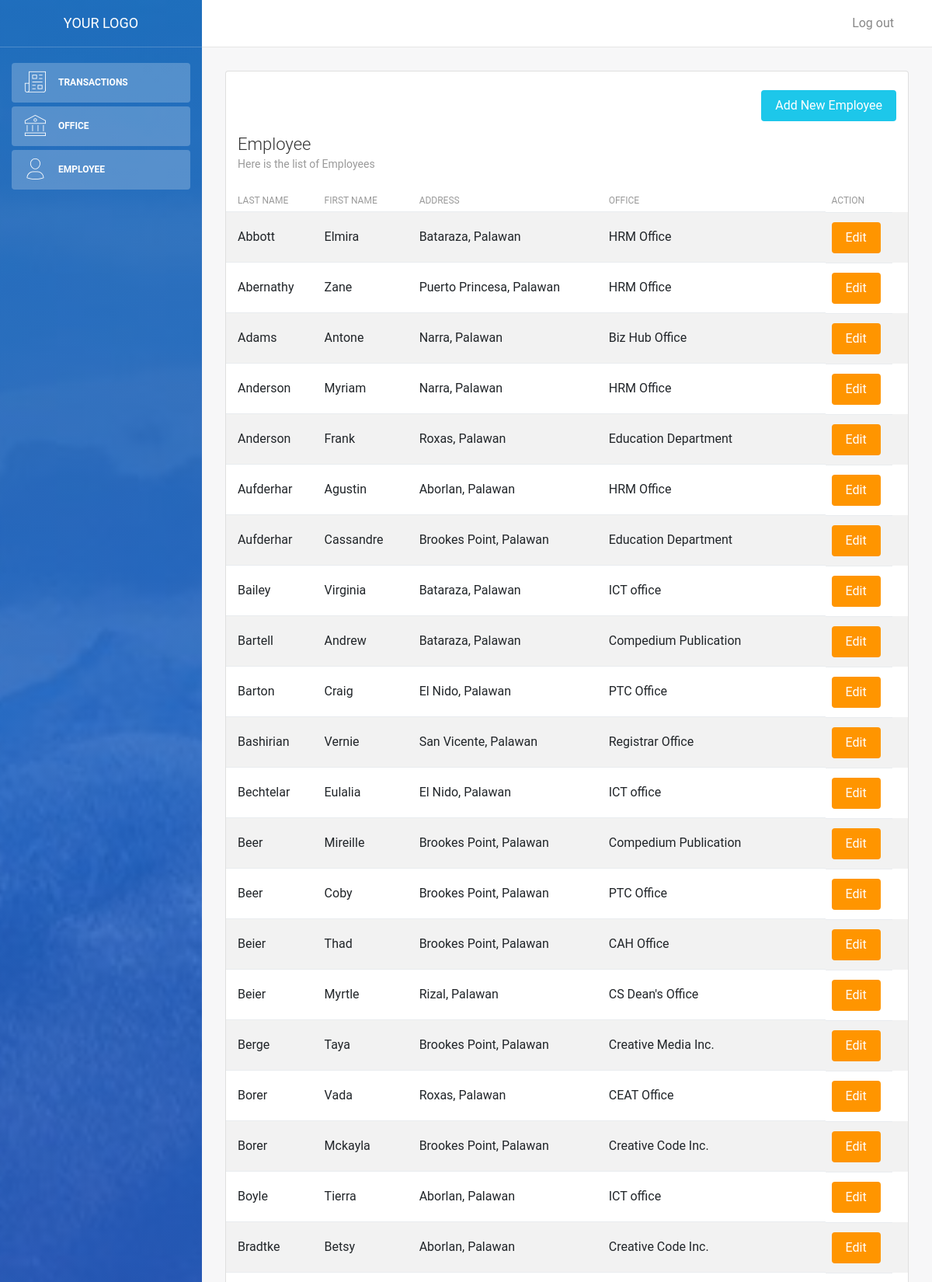
Page /employee.php (upper part) on the committed database.
### tables this page shows
CREATE TABLE `employee` (
  `id` int(11) NOT NULL,
  `lastname` varchar(45) NOT NULL,
  `firstname` varchar(45) NOT NULL,
  `office_id` int(11) NOT NULL,
  `address` varchar(100) DEFAULT NULL
);

CREATE TABLE `office` (
  `id` int(11) NOT NULL,
  `name` varchar(45) NOT NULL,
  `contactnum` varchar(45) DEFAULT NULL,
  `email` varchar(45) DEFAULT NULL,
  `address` varchar(45) DEFAULT NULL,
  `city` varchar(45) DEFAULT NULL,
  `country` varchar(45) DEFAULT NULL,
  `postal` int(11) DEFAULT NULL
);

### employee.php (the view, shortened to what this page needs)
<!DOCTYPE html>
<html lang="en">
<head>
    <link rel="stylesheet" href="https://maxcdn.bootstrapcdn.com/font-awesome/latest/css/font-awesome.min.css" />
    <link href="assets/css/bootstrap.min.css" rel="stylesheet" />
    <link href="assets/css/light-bootstrap-dashboard.css?v=2.0.0 " rel="stylesheet" />
    <link href="assets/css/demo.css" rel="stylesheet" />
</head>
<body>
    <?php
        require "config/db.php";
    $result_per_page = 50;
    if(!isset($_GET['page'])){
        $page = 1;
    }else{
        $page = $_GET['page'];
    }
         $first_page_number = ($page - 1) * $result_per_page;
        $query = "SELECT employee.id, employee.lastname, employee.firstname, employee.address, office.name as office_name
        FROM employee, office WHERE employee.office_id = office.id ORDER BY lastname ASC LIMIT  $first_page_number,$result_per_page";
        $result = mysqli_query($conn, $query);
        $employees = mysqli_fetch_all($result, MYSQLI_ASSOC);
    ?>
    <div class="wrapper">
        <div class="sidebar" data-color="blue" data-image="assets/img/sidebar-7.jpg">
            <div class="sidebar-wrapper">
               <?php include('includes/sidebar.php');?>
            </div>
        </div>
        <div class="main-panel">
            <?php include('includes/navbar.php');?>
            <div class="content">
                <div class="container-fluid">
                    <div class="row">
                    <div class="col-md-12">
                            <div class="card strpied-tabled-with-hover">
                            <div class="col-md-12">
                                <a href="employee-add.php">
                                    <button type="submit"class="btn btn-info btn-fill pull-right">Add New Employee</button>
                                </a>
                            </div>
                                <div class="card-header ">
                                    <h4 class="card-title">Employee</h4>
                                    <p class="card-category">Here is the list of Employees</p>
                                </div>
                                <div class="card-body table-full-width table-responsive">
                                    <table class="table table-hover table-striped">
                                        <thead>
                                            <th>Last name</th>
                                            <th>First name</th>
                                            <th>Address</th>
                                            <th>Office</th>
                                            <th>Action</th>
                                        </thead>
                                        <tbody>
                                            <?php foreach($employees as $employee): ?>
                                            <tr>
                                                <td><?php echo $employee['lastname'];?></td>
                                                <td><?php echo $employee['firstname'];?></td>
                                                <td><?php echo $employee['address'];?></td>
                                                <td><?php echo $employee['office_name'];?></td>
                                                <td>
                                                    <a href="employee-edit.php?id=<?php echo $employee['id']; ?>">
                                                    <button type="submit" class ="btn btn-warning btn-fill pull-right">Edit</button>
                                                    </a>
                                                </td>
                                            </tr>
                                            <?php endforeach ?>
                                        </tbody>
                                    </table>
                                </div>
                            </div>
                        </div>
                    </div>
                </div>
            </div>
        </div>
    </div>
</body>
</html>

### rows in the picture
employee: lastname "Abbott", firstname "Elmira", address "Bataraza, Palawan", office.name "HRM Office"
employee: lastname "Abernathy", firstname "Zane", address "Puerto Princesa, Palawan", office.name "HRM Office"
employee: lastname "Adams", firstname "Antone", address "Narra, Palawan", office.name "Biz Hub Office"
employee: lastname "Anderson", firstname "Myriam", address "Narra, Palawan", office.name "HRM Office"
employee: lastname "Anderson", firstname "Frank", address "Roxas, Palawan", office.name "Education Department"
employee: lastname "Aufderhar", firstname "Agustin", address "Aborlan, Palawan", office.name "HRM Office"
employee: lastname "Aufderhar", firstname "Cassandre", address "Brookes Point, Palawan", office.name "Education Department"
employee: lastname "Bailey", firstname "Virginia", address "Bataraza, Palawan", office.name "ICT office"
employee: lastname "Bartell", firstname "Andrew", address "Bataraza, Palawan", office.name "Compedium Publication"
employee: lastname "Barton", firstname "Craig", address "El Nido, Palawan", office.name "PTC Office"
employee: lastname "Bashirian", firstname "Vernie", address "San Vicente, Palawan", office.name "Registrar Office"
employee: lastname "Bechtelar", firstname "Eulalia", address "El Nido, Palawan", office.name "ICT office"
employee: lastname "Beer", firstname "Mireille", address "Brookes Point, Palawan", office.name "Compedium Publication"
employee: lastname "Beer", firstname "Coby", address "Brookes Point, Palawan", office.name "PTC Office"
employee: lastname "Beier", firstname "Thad", address "Brookes Point, Palawan", office.name "CAH Office"
employee: lastname "Beier", firstname "Myrtle", address "Rizal, Palawan", office.name "CS Dean's Office"
employee: lastname "Berge", firstname "Taya", address "Brookes Point, Palawan", office.name "Creative Media Inc."
employee: lastname "Borer", firstname "Vada", address "Roxas, Palawan", office.name "CEAT Office"
employee: lastname "Borer", firstname "Mckayla", address "Brookes Point, Palawan", office.name "Creative Code Inc."
employee: lastname "Boyle", firstname "Tierra", address "Aborlan, Palawan", office.name "ICT office"
employee: lastname "Bradtke", firstname "Betsy", address "Aborlan, Palawan", office.name "Creative Code Inc."
